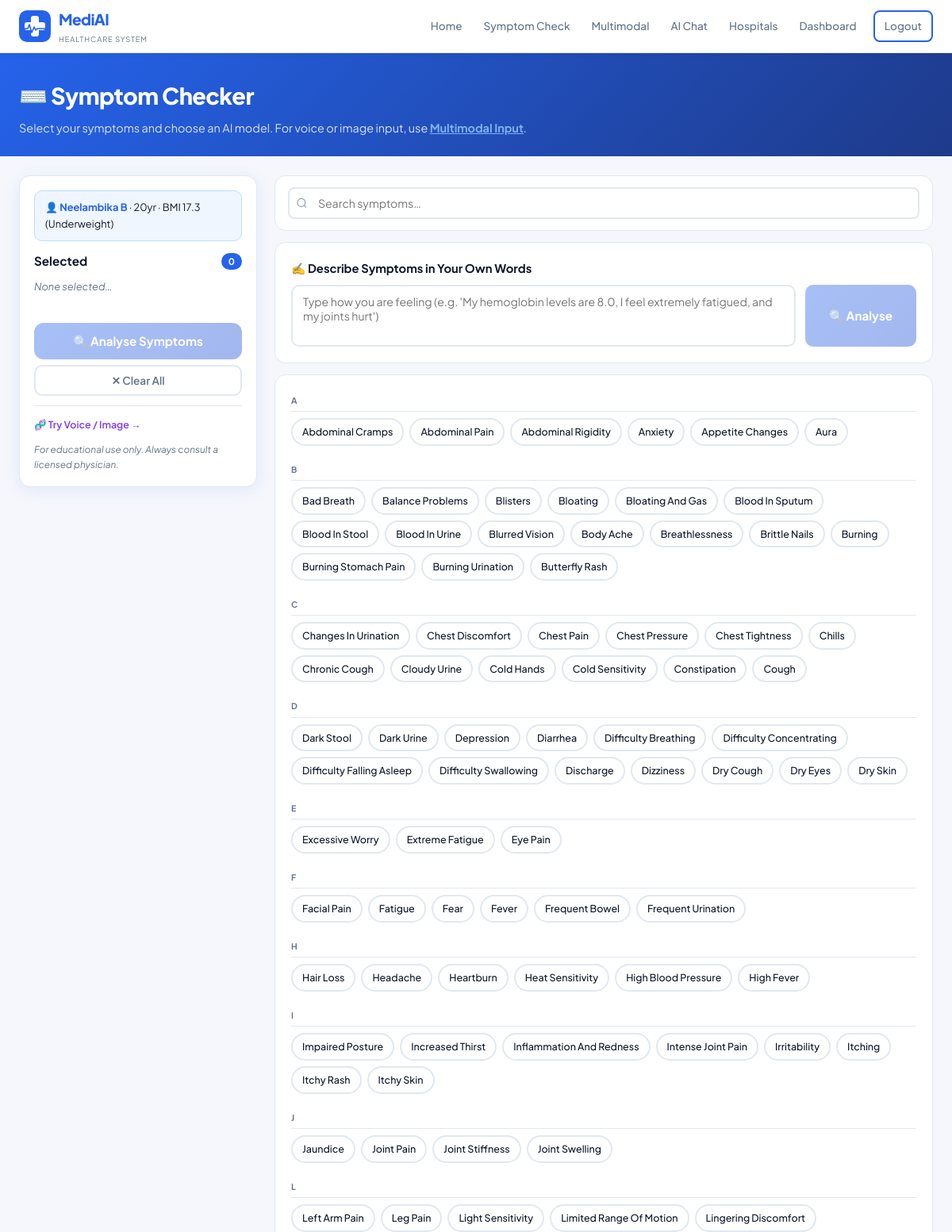
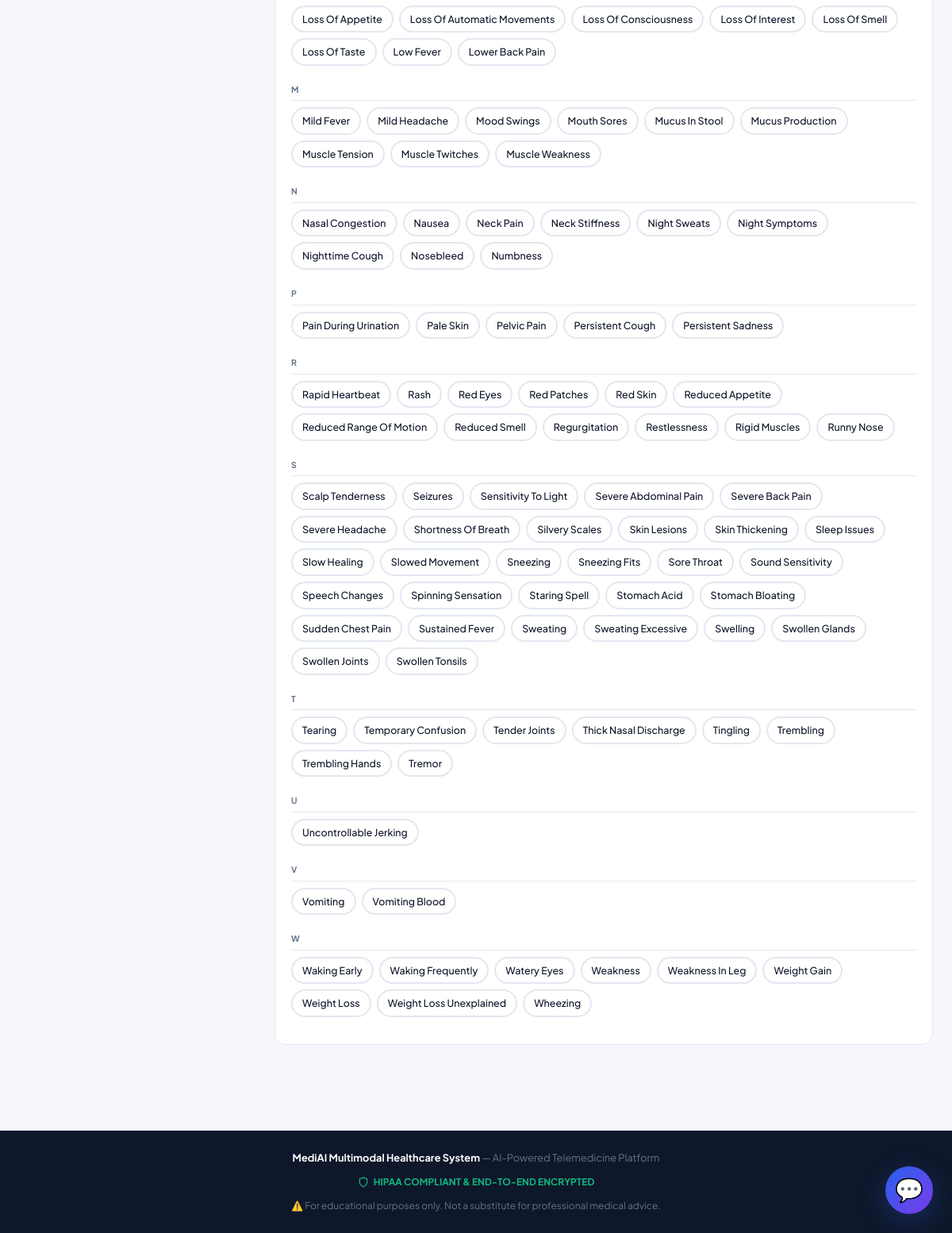
Page /checker/ (signed in) on the committed database (2 pictures, top to bottom).
### checker/models.py (models this page shows, shortened)
class PatientProfile(models.Model):
    user = models.OneToOneField(User, on_delete=models.CASCADE, related_name='patient_profile')
    age = models.IntegerField(null=True, blank=True)
    gender = models.CharField(max_length=20, blank=True)
    phone = models.CharField(max_length=15, blank=True)
    height_cm = models.FloatField(null=True, blank=True)
    weight_kg = models.FloatField(null=True, blank=True)
    bmi = models.FloatField(null=True, blank=True)
    bmi_category = models.CharField(max_length=20, blank=True)
    location = models.CharField(max_length=120, blank=True)
    created_at = models.DateTimeField(auto_now_add=True)

### checker/views.py (the view)
# urls.py: path('checker/',               views.symptom_checker,       name='symptom_checker'),
@login_required
def symptom_checker(request):
    symptoms  = ml.get_symptoms()
    model_names = ml.get_model_names()
    grouped = {}
    for s in symptoms:
        grouped.setdefault(s[0].upper(),[]).append(s)
    return render(request,'checker/symptom_checker.html',{
        'grouped_symptoms':grouped,'model_names':model_names,
        'model_ready':ml.is_ready(),'patient':_profile(request)
    })

### checker/ml_service.py (called while the page is built, shortened)
def _load():
    if _cache: return _cache

def is_ready():    return bool(_load())

def get_symptoms():
    d = _load(); return d["symptoms"] if d else []

def get_model_names():
    d = _load()
    return [k for k in d["models"] if k != "Best Model"] if d else []

### checker/templatetags/checker_tags.py (called while the page is built)
@register.filter(name='sym_label')
def sym_label(value):
    return value.replace('_', ' ').title()

### checker/views.py (called while the page is built)
def _profile(request):
    if not request.user.is_authenticated: return None
    try: return request.user.patient_profile
    except: return None

### checker/templates/checker/symptom_checker.html (shortened to what this page needs)
{% extends 'checker/base.html' %}
{% load checker_tags %}
{% block content %}
<div class="page-hero">
  <div style="max-width:1260px;margin:0 auto">
    <h1>⌨️ Symptom Checker</h1>
    <p>Select your symptoms and choose an AI model. For voice or image input, use <a href="{% url 'multimodal' %}" style="color:#93c5fd;font-weight:700">Multimodal Input</a>.</p>
  </div>
</div>
{% if not model_ready %}
<div style="max-width:1260px;margin:20px auto;padding:0 24px">
  <div style="background:var(--danger-l);border:1px solid #fca5a5;border-radius:12px;padding:14px 18px;color:#991b1b">
    ⚠️ <strong>ML models not ready.</strong> Run <code>python train_models.py</code> then restart.
  </div>
</div>
{% else %}
<div class="checker-wrap">
  <div class="sidebar">
    <div class="card" style="padding:18px">
      {% if patient %}
      <div class="pat-bar">
        👤 <strong>{{ user.first_name|default:user.username }}</strong>
        {% if patient.age %} · {{ patient.age }}yr{% endif %}
        {% if patient.bmi %} · BMI {{ patient.bmi }} ({{ patient.bmi_category }}){% endif %}
      </div>
      {% endif %}
      <div style="display:flex;align-items:center;justify-content:space-between;margin-bottom:9px">
        <span style="font-weight:700;font-size:.95rem">Selected</span>
        <span class="cnt" id="cnt">0</span>
      </div>
      <div class="pills-box" id="pillsBox">
        <span class="empty-note" id="emptyNote">None selected…</span>
      </div>
      <button class="analyse-btn" id="analyseBtn" onclick="doAnalyse()" disabled>🔍 Analyse Symptoms</button>
      <button class="clear-btn" onclick="clearAll()">✕ Clear All</button>
      <div style="margin-top:12px;padding-top:10px;border-top:1px solid var(--border)">
        <a href="{% url 'multimodal' %}" style="font-size:.78rem;color:var(--purple);font-weight:600;text-decoration:none">🧬 Try Voice / Image →</a>
      </div>
      <p class="disc">For educational use only. Always consult a licensed physician.</p>
    </div>
  </div>
  <div>
    <div style="background:#fff;border-radius:var(--radius);border:1px solid var(--border);padding:14px 16px;margin-bottom:14px">
      <div class="search-wrap" style="margin:0">
        <input class="search-input" type="text" id="searchBox" placeholder="Search symptoms…" oninput="filterChips(this.value)">
      </div>
    </div>
    <div style="background:#fff;border-radius:var(--radius);border:1px solid var(--border);padding:20px;margin-bottom:14px">
      <label style="font-weight:700;font-size:0.92rem;color:var(--text);display:block;margin-bottom:8px">✍️ Describe Symptoms in Your Own Words</label>
      <div style="display:flex;gap:12px;align-items:stretch">
        <textarea id="symptomTextBox" class="form-control" rows="3" placeholder="Type how you are feeling (e.g. 'My hemoglobin levels are 8.0, I feel extremely fatigued, and my joints hurt')" style="resize:none;font-size:0.88rem;border:2px solid var(--border);border-radius:10px;flex:1" oninput="toggleAnalyseBtn()"></textarea>
        <button class="analyse-btn" id="textareaAnalyseBtn" onclick="doAnalyse()" disabled style="width:140px;margin-top:0;display:flex;align-items:center;justify-content:center;gap:6px;border-radius:10px">🔍 Analyse</button>
      </div>
    </div>
    <div class="sym-area">
      {% for letter, syms in grouped_symptoms.items %}
      <div class="group" id="grp{{ letter }}">
        <div class="group-hdr">{{ letter }}</div>
        <div class="chips">
          {% for s in syms %}
          <span class="chip" data-sym="{{ s }}" onclick="toggle(this)">{{ s|sym_label }}</span>
          {% endfor %}
        </div>
      </div>
      {% endfor %}
    </div>
  </div>
</div>
{% endif %}
{% endblock %}

### checker/templates/checker/base.html (style rules this page uses)
:root { --bg:#f5f7fc;--surface:#fff;--primary:#2563eb;--primary-d:#1d4ed8;--primary-l:#eff6ff; --accent:#10b981;--accent-l:#ecfdf5;--danger:#ef4444;--danger-l:#fef2f2; --warn:#f59e0b;--warn-l:#fffbeb;--purple:#7c3aed;--purple-l:#f5f3ff; --text:#0f172a;--muted:#64748b;--border:#e2e8f0; --shadow:0 4px 20px rgba(37,99,235,.10);--radius:14px;--radius-sm:8px; }
*,*::before,*::after { box-sizing:border-box;margin:0;padding:0 }
html { scroll-behavior:smooth }
body { font-family:'Plus Jakarta Sans',sans-serif;background:var(--bg);color:var(--text); min-height:100vh;display:flex;flex-direction:column;font-size:15px;line-height:1.65 }
h1,h2,h3,h4,h5 { font-family:'Plus Jakarta Sans',sans-serif;font-weight:700;letter-spacing:-.02em }
.card { background:var(--surface);border-radius:var(--radius);box-shadow:var(--shadow); padding:26px;border:1px solid var(--border) }
.form-control { width:100%;padding:10px 13px;border:2px solid var(--border);border-radius:var(--radius-sm); font-size:.92rem;font-family:'Plus Jakarta Sans',sans-serif;background:#fff; color:var(--text);transition:border-color .2s }

### checker/templates/checker/symptom_checker.html (style rules this page uses)
.page-hero { background:linear-gradient(135deg,#2563eb,#1e3a8a);color:#fff;padding:30px 24px 24px }
.page-hero h1 { font-size:1.8rem;font-weight:800 }
.page-hero p { opacity:.83;margin-top:5px;font-size:.9rem }
.checker-wrap { max-width:1260px;margin:0 auto;padding:24px 24px 60px; display:grid;grid-template-columns:300px 1fr;gap:22px;align-items:start }
.sidebar { position:sticky;top:76px }
.cnt { background:var(--primary);color:#fff;border-radius:999px;padding:1px 9px; font-size:.72rem;font-weight:700;margin-left:6px }
.pills-box { min-height:30px;display:flex;flex-wrap:wrap;gap:5px;margin-bottom:12px }
.empty-note { color:var(--muted);font-size:.8rem;font-style:italic }
.analyse-btn { width:100%;margin-top:14px;padding:13px;font-size:.95rem;border-radius:12px; background:linear-gradient(135deg,#2563eb,#1d4ed8);color:#fff;border:none; font-weight:700;cursor:pointer;font-family:'Plus Jakarta Sans',sans-serif;transition:all .25s }
.analyse-btn:disabled { opacity:.4;cursor:not-allowed;transform:none }
.clear-btn { width:100%;margin-top:7px;padding:9px;font-size:.85rem;border-radius:10px; background:transparent;color:var(--muted);border:2px solid var(--border); cursor:pointer;font-family:'Plus Jakarta Sans',sans-serif;font-weight:600;transition:all .2s }
.pat-bar { background:var(--primary-l);border:1px solid #bfdbfe;border-radius:10px; padding:10px 13px;margin-bottom:12px;font-size:.8rem }
.pat-bar strong { color:var(--primary) }
.search-input { width:100%;padding:9px 13px 9px 36px;border:2px solid var(--border); border-radius:var(--radius-sm);font-size:.88rem;font-family:'Plus Jakarta Sans',sans-serif; color:var(--text);transition:border-color .2s;background:white }
.search-wrap { position:relative;margin-bottom:14px }
.sym-area { background:#fff;border-radius:var(--radius);border:1px solid var(--border);padding:18px 20px }
.group { margin-bottom:16px }
.group-hdr { font-size:.66rem;font-weight:700;text-transform:uppercase;letter-spacing:.1em; color:var(--muted);padding:5px 0;border-bottom:1px solid var(--border);margin-bottom:8px }
.chips { display:flex;flex-wrap:wrap;gap:7px }
.chip { display:inline-block;padding:5px 12px;border-radius:999px;border:2px solid var(--border); background:#fff;font-size:.78rem;cursor:pointer;transition:all .15s; user-select:none;color:var(--text);font-weight:500;font-family:'Plus Jakarta Sans',sans-serif }
.disc { font-size:.74rem;color:var(--muted);font-style:italic;margin-top:12px;line-height:1.55 }

### rows in the picture
PatientProfile: age "20", bmi "17.3", bmi_category "Underweight"

### other values in the picture
{{ user.first_name|default:user.username }} "Neelambika B"
{{ letter }} "A" "B" "C" "D" "E" "F" "H" "I" "J" "L" "M" "N" "P" "R" "S" "T" "U" "V" "W"
{{ s|sym_label }} "Abdominal Cramps" "Abdominal Pain" "Abdominal Rigidity" "Anxiety" "Appetite Changes" "Aura" "Bad Breath" "Balance Problems" "Blisters" "Bloating" "Bloating And Gas" "Blood In Sputum" "Blood In Stool" "Blood In Urine" "Blurred Vision" "Body Ache" "Breathlessness" "Brittle Nails" "Burning" "Burning Stomach Pain" "Burning Urination" "Butterfly Rash" "Changes In Urination" "Chest Discomfort" "Chest Pain" "Chest Pressure" "Chest Tightness" "Chills" "Chronic Cough" "Cloudy Urine" "Cold Hands" "Cold Sensitivity" "Constipation" "Cough" "Dark Stool" "Dark Urine" "Depression" "Diarrhea" "Difficulty Breathing" "Difficulty Concentrating" "Difficulty Falling Asleep" "Difficulty Swallowing" "Discharge" "Dizziness" "Dry Cough" "Dry Eyes" "Dry Skin" "Excessive Worry" "Extreme Fatigue" "Eye Pain" "Facial Pain" "Fatigue" "Fear" "Fever" "Frequent Bowel" "Frequent Urination" "Hair Loss" "Headache" "Heartburn" "Heat Sensitivity" "High Blood Pressure" "High Fever" "Impaired Posture" "Increased Thirst" "Inflammation And Redness" "Intense Joint Pain" "Irritability" "Itching" "Itchy Rash" "Itchy Skin" "Jaundice" "Joint Pain" "Joint Stiffness" "Joint Swelling" "Left Arm Pain" "Leg Pain" "Light Sensitivity" "Limited Range Of Motion" "Lingering Discomfort" "Loss Of Appetite" "Loss Of Automatic Movements" "Loss Of Consciousness" "Loss Of Interest" "Loss Of Smell" "Loss Of Taste" "Low Fever" "Lower Back Pain" "Mild Fever" "Mild Headache" "Mood Swings" "Mouth Sores" "Mucus In Stool" "Mucus Production" "Muscle Tension" "Muscle Twitches" "Muscle Weakness" "Nasal Congestion" "Nausea" "Neck Pain" "Neck Stiffness" "Night Sweats" "Night Symptoms" "Nighttime Cough" "Nosebleed" "Numbness" "Pain During Urination" "Pale Skin" "Pelvic Pain" "Persistent Cough" "Persistent Sadness" "Rapid Heartbeat" "Rash" "Red Eyes" "Red Patches" "Red Skin" "Reduced Appetite" "Reduced Range Of Motion" "Reduced Smell" "Regurgitation" "Restlessness" "Rigid Muscles" "Runny Nose" "Scalp Tenderness" "Seizures" "Sensitivity To Light" "Severe Abdominal Pain" "Severe Back Pain" "Severe Headache" "Shortness Of Breath" "Silvery Scales" "Skin Lesions" "Skin Thickening" "Sleep Issues" "Slow Healing" "Slowed Movement" "Sneezing" "Sneezing Fits" "Sore Throat" "Sound Sensitivity" "Speech Changes" "Spinning Sensation" "Staring Spell" "Stomach Acid" "Stomach Bloating" "Sudden Chest Pain" "Sustained Fever" "Sweating" "Sweating Excessive" "Swelling" "Swollen Glands" "Swollen Joints" "Swollen Tonsils" "Tearing" "Temporary Confusion" "Tender Joints" "Thick Nasal Discharge" "Tingling" "Trembling" "Trembling Hands" "Tremor" "Uncontrollable Jerking" "Vomiting" "Vomiting Blood" "Waking Early" "Waking Frequently" "Watery Eyes" "Weakness" "Weakness In Leg" "Weight Gain" "Weight Loss" "Weight Loss Unexplained" "Wheezing"
